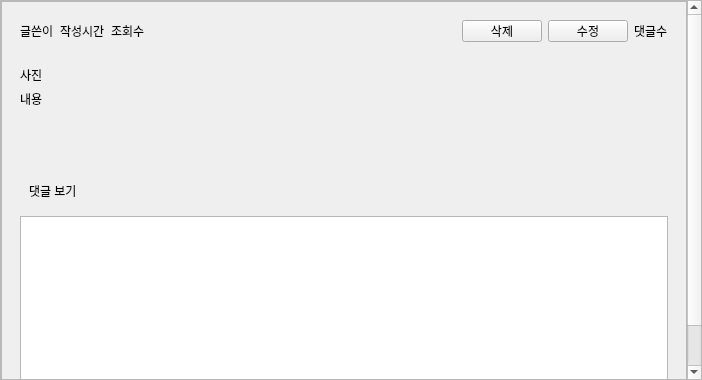
<?xml version="1.0" encoding="UTF-8"?>
<ui version="4.0">
 <class>board_read_widget</class>
 <widget class="QWidget" name="board_read_widget">
  <property name="geometry">
   <rect>
    <x>0</x>
    <y>0</y>
    <width>702</width>
    <height>380</height>
   </rect>
  </property>
  <property name="minimumSize">
   <size>
    <width>0</width>
    <height>380</height>
   </size>
  </property>
  <property name="windowTitle">
   <string>Form</string>
  </property>
  <layout class="QVBoxLayout" name="verticalLayout">
   <property name="spacing">
    <number>0</number>
   </property>
   <property name="leftMargin">
    <number>0</number>
   </property>
   <property name="topMargin">
    <number>0</number>
   </property>
   <property name="rightMargin">
    <number>0</number>
   </property>
   <property name="bottomMargin">
    <number>0</number>
   </property>
   <item>
    <widget class="QScrollArea" name="scrollArea">
     <property name="widgetResizable">
      <bool>true</bool>
     </property>
     <widget class="QWidget" name="scrollAreaWidgetContents">
      <property name="geometry">
       <rect>
        <x>0</x>
        <y>0</y>
        <width>683</width>
        <height>420</height>
       </rect>
      </property>
      <layout class="QVBoxLayout" name="verticalLayout_2">
       <property name="leftMargin">
        <number>0</number>
       </property>
       <property name="topMargin">
        <number>0</number>
       </property>
       <property name="rightMargin">
        <number>0</number>
       </property>
       <property name="bottomMargin">
        <number>0</number>
       </property>
       <item>
        <widget class="QFrame" name="board_main_frame">
         <property name="frameShape">
          <enum>QFrame::StyledPanel</enum>
         </property>
         <property name="frameShadow">
          <enum>QFrame::Raised</enum>
         </property>
         <layout class="QVBoxLayout" name="verticalLayout_4">
          <item>
           <widget class="QWidget" name="title_widget" native="true">
            <property name="maximumSize">
             <size>
              <width>16777215</width>
              <height>40</height>
             </size>
            </property>
            <layout class="QHBoxLayout" name="horizontalLayout">
             <item>
              <widget class="QLabel" name="writer_lab">
               <property name="text">
                <string>글쓴이</string>
               </property>
              </widget>
             </item>
             <item>
              <widget class="QLabel" name="write_time_lab">
               <property name="text">
                <string>작성시간</string>
               </property>
              </widget>
             </item>
             <item>
              <widget class="QLabel" name="read_cnt_lab">
               <property name="text">
                <string>조회수</string>
               </property>
              </widget>
             </item>
             <item>
              <spacer name="horizontalSpacer">
               <property name="orientation">
                <enum>Qt::Horizontal</enum>
               </property>
               <property name="sizeHint" stdset="0">
                <size>
                 <width>40</width>
                 <height>20</height>
                </size>
               </property>
              </spacer>
             </item>
             <item>
              <widget class="QPushButton" name="del_btn">
               <property name="text">
                <string>삭제</string>
               </property>
              </widget>
             </item>
             <item>
              <widget class="QPushButton" name="edit_btn">
               <property name="text">
                <string>수정</string>
               </property>
              </widget>
             </item>
             <item>
              <widget class="QLabel" name="commnets_cnt_lab">
               <property name="text">
                <string>댓글수</string>
               </property>
              </widget>
             </item>
            </layout>
           </widget>
          </item>
          <item>
           <widget class="QWidget" name="widget_2" native="true">
            <layout class="QVBoxLayout" name="verticalLayout_3">
             <item>
              <widget class="QLabel" name="img_lab">
               <property name="text">
                <string>사진</string>
               </property>
              </widget>
             </item>
             <item>
              <widget class="QLabel" name="contents_lab">
               <property name="text">
                <string>내용</string>
               </property>
               <property name="wordWrap">
                <bool>true</bool>
               </property>
              </widget>
             </item>
            </layout>
           </widget>
          </item>
          <item>
           <widget class="QWidget" name="widget" native="true">
            <layout class="QVBoxLayout" name="verticalLayout_5">
             <item>
              <spacer name="verticalSpacer">
               <property name="orientation">
                <enum>Qt::Vertical</enum>
               </property>
               <property name="sizeHint" stdset="0">
                <size>
                 <width>20</width>
                 <height>40</height>
                </size>
               </property>
              </spacer>
             </item>
             <item>
              <widget class="QWidget" name="widget_3" native="true">
               <layout class="QHBoxLayout" name="horizontalLayout_2">
                <item>
                 <widget class="QLabel" name="label">
                  <property name="text">
                   <string>댓글 보기</string>
                  </property>
                 </widget>
                </item>
                <item>
                 <spacer name="horizontalSpacer_2">
                  <property name="orientation">
                   <enum>Qt::Horizontal</enum>
                  </property>
                  <property name="sizeHint" stdset="0">
                   <size>
                    <width>344</width>
                    <height>20</height>
                   </size>
                  </property>
                 </spacer>
                </item>
               </layout>
              </widget>
             </item>
             <item>
              <widget class="QTableWidget" name="tableWidget"/>
             </item>
            </layout>
           </widget>
          </item>
         </layout>
        </widget>
       </item>
      </layout>
     </widget>
    </widget>
   </item>
  </layout>
 </widget>
 <resources/>
 <connections/>
</ui>
